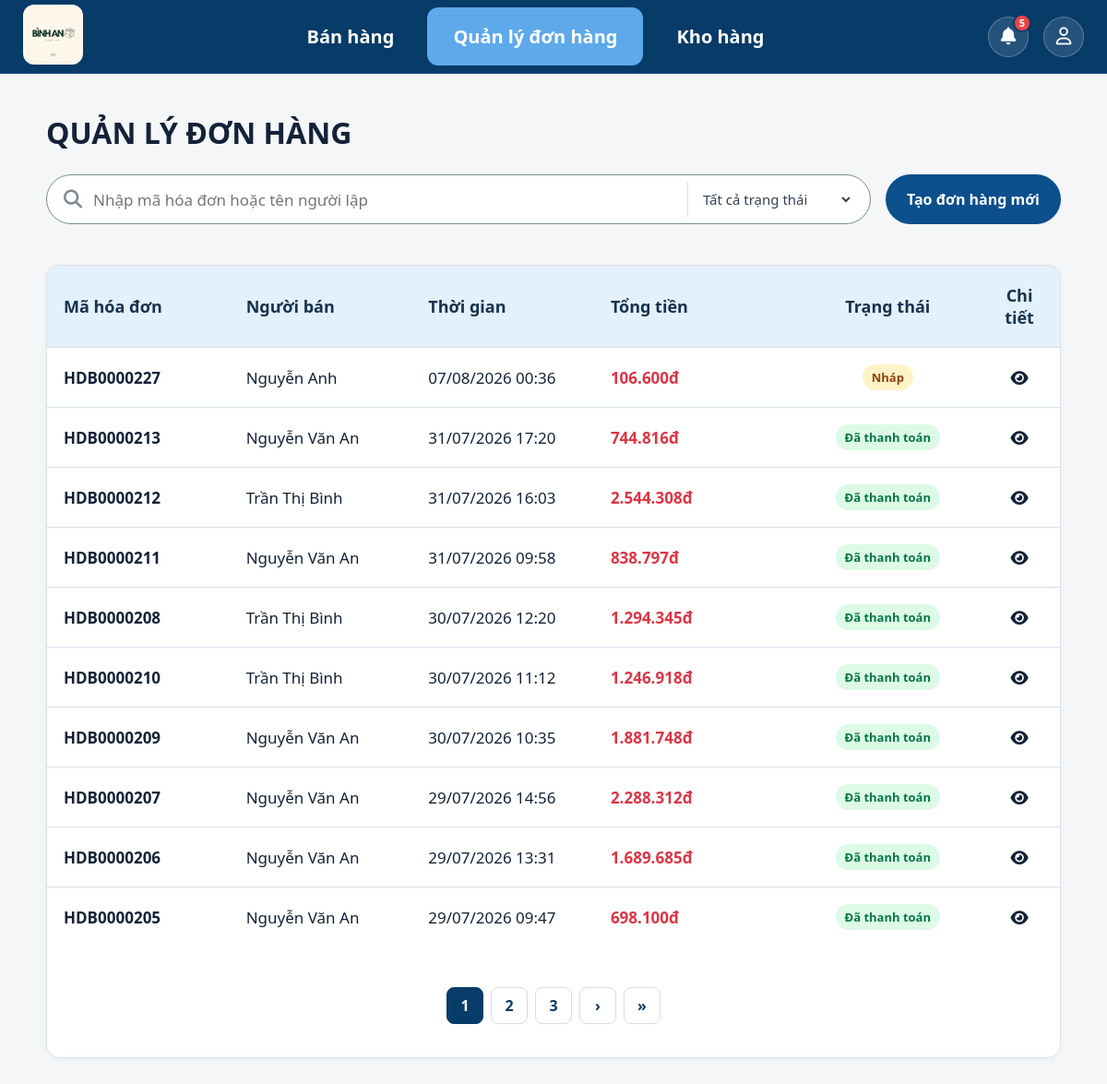
/sales/orders/list/ (signed in), run on the app's committed database.
### sales/models.py (models this page shows, shortened)
class SalesOrder(models.Model):
    class Status(models.TextChoices):
        DRAFT = "draft", "Nháp"
        COMPLETED = "completed", "Đã thanh toán"
        CANCELLED = "cancelled", "Đã hủy"
    employee = models.ForeignKey(settings.AUTH_USER_MODEL,on_delete=models.PROTECT,related_name="sales_orders",verbose_name="Nhân viên")
    discount = models.DecimalField( max_digits=12,decimal_places=0,default=0,verbose_name="Giảm giá")
    total_amount = models.DecimalField( max_digits=12,decimal_places=0,default=0,verbose_name="Tổng tiền")
    final_amount = models.DecimalField( max_digits=12,decimal_places=0,default=0,verbose_name="Thành tiền")
    status = models.CharField(  max_length=20,choices=Status.choices,default=Status.DRAFT,db_index=True,verbose_name="Trạng thái")
    created_at = models.DateTimeField( auto_now_add=True, verbose_name="Ngày lập")
    completed_at = models.DateTimeField(null=True, blank=True, verbose_name="Ngày thanh toán")
    updated_at = models.DateTimeField( auto_now=True,verbose_name="Ngày cập nhật")
    note = models.TextField(blank=True, default="", verbose_name="Ghi chú")
    class Meta:
        ordering = ["-created_at"]
        verbose_name = "Hóa đơn bán"
        verbose_name_plural = "Hóa đơn bán"
    @property
    def order_code(self):
        return f"HDB{self.pk:07d}" if self.pk else "HDBM"

### accounts/models.py (models this page shows, shortened)
class User(AbstractUser):
    first_name = None
    last_name = None
    class Role(models.TextChoices):
        OWNER = "OWNER", "Chủ cửa hàng"
        EMPLOYEE = "EMPLOYEE", "Nhân viên"
    username = models.CharField(max_length=50,unique=True,verbose_name="Tên đăng nhập")
    full_name = models.CharField(max_length=100,verbose_name="Họ và tên")
    phone = models.CharField(max_length=10,unique=True,verbose_name="Số điện thoại")
    role = models.CharField( max_length=20, choices=Role.choices, default=Role.EMPLOYEE, verbose_name="Vai trò")
    is_active = models.BooleanField(default=True,verbose_name="Đang hoạt động")
    created_at = models.DateTimeField(auto_now_add=True,verbose_name="Ngày tạo")
    updated_at = models.DateTimeField(auto_now=True,verbose_name="Ngày cập nhật")
    USERNAME_FIELD = "username"
    REQUIRED_FIELDS = ["full_name", "phone"]
    class Meta:
        db_table = "users"
        ordering = ["full_name"]
        verbose_name = "Người dùng"
        verbose_name_plural = "Người dùng"
    @property
    def is_owner(self):
        return self.role == self.Role.OWNER

### sales/views.py (the view)
# urls.py: path("orders/list/", views.orders_list, name="orders_management"),
@login_required(login_url="login")
def orders_list(request):
    query = request.GET.get("q", "").strip()
    selected_status = request.GET.get("status", "").strip()
    orders = process_search_order_list( keyword=query, status=selected_status)
    paginator = Paginator(orders, 10)
    page_number = request.GET.get("page")
    page_obj = paginator.get_page(page_number)
    return render(
        request,
        "sales/orders_management.html",
        {
            "orders": page_obj,
            "page_obj": page_obj,
            "query": query,
            "selected_status": selected_status,
            "status_choices": SalesOrder.Status.choices,
        }
    )

### accounts/context_processors.py (called while the page is built)
def notifications_context(request):
    if request.user.is_authenticated:
        user_notifications = Notification.objects.filter(receiver=request.user).order_by("-created_at")[:10]
        unread_count = Notification.objects.filter(receiver=request.user, is_read=False).count()
        return {
            "notifications": user_notifications,
            "unread_notification_count": unread_count,
        }
    return {
        "notifications": [],
        "unread_notification_count": 0,
    }

### sales/templatetags/money.py (called while the page is built)
@register.filter
def money(value):
    if value in [None, ""]:
        return ""
    try:
        numeric_value = float(value)
        return f"{numeric_value:,.0f}".replace(",", ".") + "đ"
    except (ValueError, TypeError):
        return value

### sales/utils.py (called while the page is built, shortened)
def process_search_order_list(keyword="", status=""):
    orders = (SalesOrder.objects.select_related("employee").order_by("-created_at"))
    keyword = keyword.strip()
    if status:
        orders = orders.filter(status=status)
    return orders

### templates/sales/orders_management.html (shortened to what this page needs)
{% extends "base.html" %}
{% load static %}
{% load money %}
{% block nav_order %}active{% endblock %}
{% block css %}
<link rel="stylesheet" href="{% static 'css/orders_management.css' %}">
<link rel="stylesheet" href="{% static 'css/layout.css' %}">
<link rel="stylesheet" href="{% static 'css/base.css' %}">
{% endblock %}
{% block content %}
<div class="page-content">
    <div class="page-heading">
        <div>
            <h1>QUẢN LÝ ĐƠN HÀNG</h1>
        </div>
    </div>
    <div class="search-header">
        <form id="searchForm" class="search-form" method="get">
            <i class="fa-solid fa-magnifying-glass"></i>
            <input type="text" id="q" name="q" value="{{ query }}"  placeholder="Nhập mã hóa đơn hoặc tên người lập" autocomplete="off">
            <select id="statusFilter" name="status">
                <option value="">Tất cả trạng thái</option>
            </select>
        </form>
        <div class="search-actions">
            <a href="{% url 'sales:homepage' %}" class="btn-add">Tạo đơn hàng mới</a>
        </div>
    </div>
    <section class="table-card">
        <table>
            <thead>
                <tr>
                    <th width="18%">Mã hóa đơn</th>
                    <th width="18%">Người bán</th>
                    <th width="18%">Thời gian</th>
                    <th width="20%">Tổng tiền</th>
                    <th width="18%" style="text-align: center;">Trạng thái</th>
                    <th width="12%" style="text-align: center;">Chi tiết</th>
                </tr>
            </thead>
            <tbody id="order-list-body">
                {% for order in orders %}
                    <tr class="order-row"
                        data-id="{{ order.id }}"
                        data-status="{{ order.status }}"
                        onclick="window.location='{% if order.status == 'draft' %}/sales/?order={{ order.id }}{% else %}/sales/orders/{{ order.id }}/{% endif %}'"
                        style="cursor: pointer;">
                        <td><strong>{{ order.order_code }}</strong></td>
                        <td>{{ order.employee.full_name|default:order.employee.username }}</td>
                        <td>{{ order.created_at|date:"d/m/Y H:i" }}</td>
                        <td class="total-money" style="color: #dc3545; font-weight: bold;">
                            {{ order.final_amount|money }}
                        </td>
                        <td style="text-align: center;">
                            <span class="status {{ order.status }}">
                                {{ order.get_status_display }}
                            </span>
                        </td>
                        <td style="text-align: center;"><i class="fa-solid fa-eye"></i></td>
                    </tr>
                {% empty %}
                    <tr>
                        <td colspan="6" class="empty-state" style="text-align: center; padding: 30px; color: #666;">
                            Không tìm thấy hóa đơn nào phù hợp.
                        </td>
                    </tr>
                {% endfor %}
            </tbody>
        </table>
        <div class="pagination">
            {% for num in page_obj.paginator.page_range %}
                {% if page_obj.number == num %}
                    <span class="current">{{ num }}</span>
                {% elif num > page_obj.number|add:'-3' and num < page_obj.number|add:'3' %}
                    <a href="?page={{ num }}&q={{ query }}&status={{ selected_status }}">{{ num }}</a>
                {% endif %}
            {% endfor %}
            {% if page_obj.has_next %}
                <a href="?page={{ page_obj.next_page_number }}&q={{ query }}&status={{ selected_status }}">›</a>
                <a href="?page={{ page_obj.paginator.num_pages }}&q={{ query }}&status={{ selected_status }}">»</a>
            {% endif %}
        </div>
    </section>
</div>
{% endblock %}

### static/css/base.css (style rules this page uses)
* { margin: 0; padding: 0; box-sizing: border-box; font-family: "Segoe UI", sans-serif; }
body { background: #f5f6f8; color: #132238; }

### static/css/orders_management.css (style rules this page uses)
.btn-add { display: inline-flex; align-items: center; justify-content: center; min-width: 140px; height: 54px; padding: 0 22px; background: #0b4f8d; color: #fff; border-radius: 28px; font-size: 16px; font-weight: 700; text-decoration: none; border: 1px solid transparent; transition: .2s; }
.status.completed { background: #dcfae6; color: #067647; }
.status.draft { background: #fef3c7; color: #92400e; }
.table-card table th:last-child, .table-card table td:last-child, #order-list-body td:last-child { text-align: center !important; vertical-align: middle !important; }
#order-list-body td:last-child i { display: inline-block; margin: 0 auto; }
.search-header { display:flex; align-items:flex-start; justify-content:space-between; gap:16px; flex-wrap:wrap; margin-bottom:16px; }
.search-form { flex:1 1 700px; min-height:54px; padding:10px 18px; border:1px solid #77917f; background:#fff; border-radius:28px; display:flex; align-items:center; gap:12px; min-width:0; }
.search-form i { color:#7e8791; font-size:21px; }
.search-form input { flex:1; min-width:150px; border:0; outline:0; font-size:18px; }
.search-form select { min-width:180px; border:0; border-left:1px solid var(--border); outline:0; padding:8px 12px; background:#fff; color:#344054; font-size:15px; cursor:pointer; }
.search-actions { display:flex; align-items:center; gap:12px; flex-wrap:wrap; }

### static/css/layout.css (style rules this page uses)
.page-content { max-width:1440px; margin:0 auto; padding:42px 50px 60px; }
.page-heading { display:flex; justify-content:space-between; align-items:center; gap:24px; margin-bottom:24px; }
.page-heading h1 { margin:0; font-size:32px; color:#132238; font-weight:700; }
.search-form { width:min(860px,100%); min-height:54px; display:flex; align-items:center; gap:12px; padding:6px 18px; margin-bottom:28px; background:#fff; border:1px solid #77917f; border-radius:28px; }
.search-form i { color:#7e8791; font-size:20px; }
.search-form input { flex:1; border:none; outline:none; font-size:17px; background:transparent; }
.search-form select { min-width:180px; border:none; border-left:1px solid #d9e1e8; outline:none; padding:8px 12px; background:#fff; font-size:15px; cursor:pointer; }
.table-card { overflow:hidden; background:#fff; border:1px solid #d9e1e8; border-radius:14px; box-shadow:0 2px 8px rgba(17,42,73,.04); }
.table-card table { width:100%; border-collapse:collapse; }
.table-card thead th { padding:20px 18px; background:#e2f1fb; color:#17324e; font-size:18px; text-align:left; }
.table-card tbody td { padding:18px; border-top:1px solid #d9e1e8; font-size:17px; }
.status { display:inline-block; padding:5px 10px; border-radius:999px; font-size:13px; font-weight:700; }
.pagination { margin-top: 36px !important; margin-bottom: 28px !important; padding: 8px 0 !important; display: flex; justify-content: center; align-items: center; gap: 8px; }
.pagination a, .pagination span { min-width: 40px; height: 40px; display: flex; justify-content: center; align-items: center; border: 1px solid #dcdcdc; border-radius: 8px; text-decoration: none; color: #073B68; font-weight: 600; transition: .2s; }
.pagination .current { background: #073B68; color: white; border-color: #073B68; }

### data on the page
SalesOrder: order_code "HDB0000227", employee.full_name "Nguyễn Anh", created_at "07/08/2026 00:36", final_amount "106.600đ", status "Nháp"
SalesOrder: order_code "HDB0000213", employee.full_name "Nguyễn Văn An", created_at "31/07/2026 17:20", final_amount "744.816đ", status "Đã thanh toán"
SalesOrder: order_code "HDB0000212", employee.full_name "Trần Thị Bình", created_at "31/07/2026 16:03", final_amount "2.544.308đ", status "Đã thanh toán"
SalesOrder: order_code "HDB0000211", employee.full_name "Nguyễn Văn An", created_at "31/07/2026 09:58", final_amount "838.797đ", status "Đã thanh toán"
SalesOrder: order_code "HDB0000208", employee.full_name "Trần Thị Bình", created_at "30/07/2026 12:20", final_amount "1.294.345đ", status "Đã thanh toán"
SalesOrder: order_code "HDB0000210", employee.full_name "Trần Thị Bình", created_at "30/07/2026 11:12", final_amount "1.246.918đ", status "Đã thanh toán"
SalesOrder: order_code "HDB0000209", employee.full_name "Nguyễn Văn An", created_at "30/07/2026 10:35", final_amount "1.881.748đ", status "Đã thanh toán"
SalesOrder: order_code "HDB0000207", employee.full_name "Nguyễn Văn An", created_at "29/07/2026 14:56", final_amount "2.288.312đ", status "Đã thanh toán"
SalesOrder: order_code "HDB0000206", employee.full_name "Nguyễn Văn An", created_at "29/07/2026 13:31", final_amount "1.689.685đ", status "Đã thanh toán"
SalesOrder: order_code "HDB0000205", employee.full_name "Nguyễn Văn An", created_at "29/07/2026 09:47", final_amount "698.100đ", status "Đã thanh toán"

### other printed values
{{ unread_notification_count }} "5"
{{ num }} "1"
{{ num }} "2" "3"
